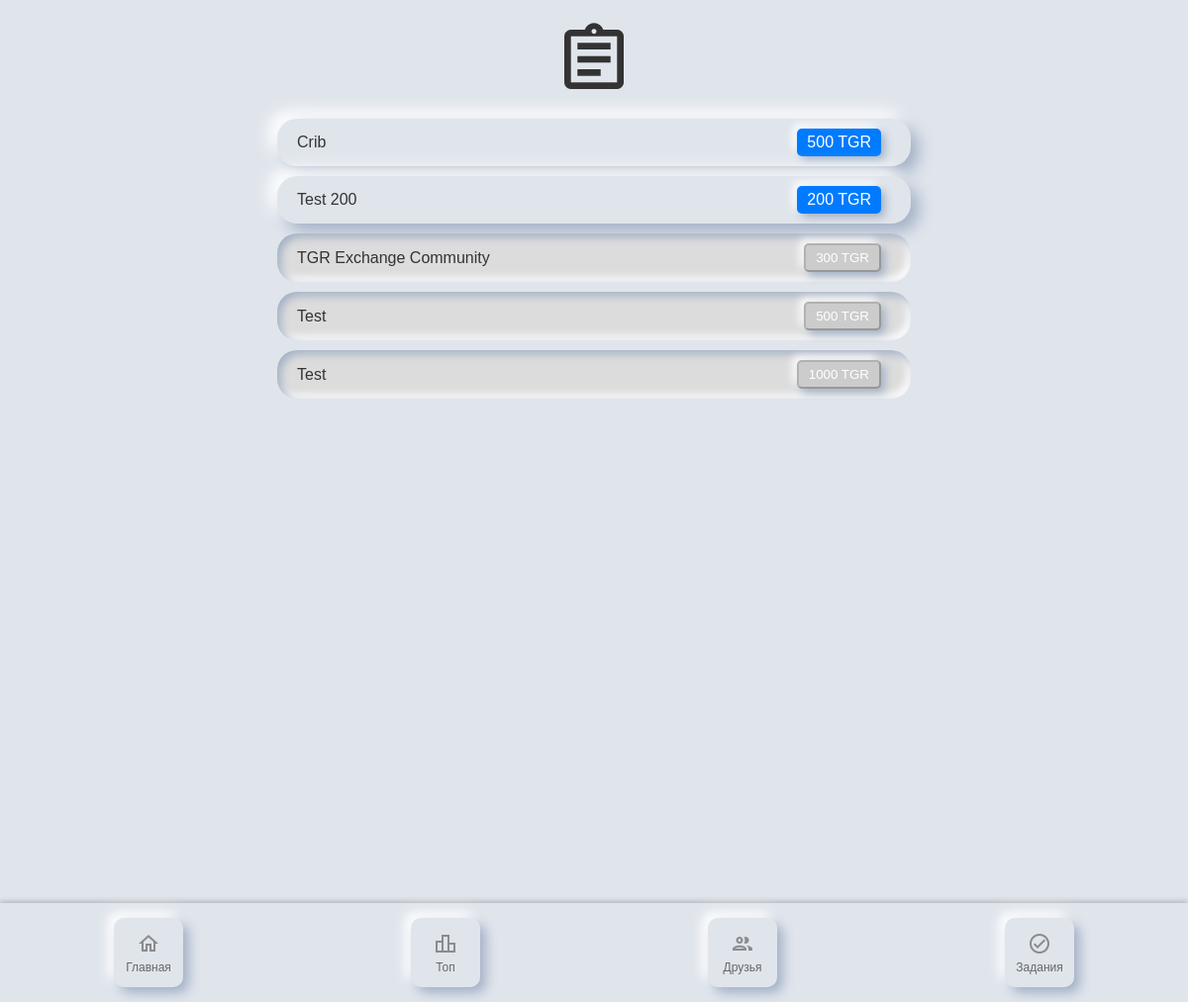
/tasks?tg_id=709228785, run on the app's committed database.
### tables this page shows
CREATE TABLE tasks (
            id INTEGER PRIMARY KEY AUTOINCREMENT,
            text TEXT NOT NULL,
            reward INTEGER NOT NULL,
            link TEXT NOT NULL,
            status TEXT DEFAULT 'active'
        );

### mini_app/app.py (the view)
@app.route('/tasks')
def tasks():
    tg_id = request.args.get('tg_id')
    user = get_user_by_tg_id(tg_id)
    lang = user[7] if user else 'en'
    translation = get_translation(lang)
    active_tasks = get_active_tasks()
    if not user:
        return redirect(url_for('start', tg_id=tg_id))
    completed_tasks = user[6].split(',') if user[6] else []
    available_tasks = [task for task in active_tasks if str(task[0]) not in completed_tasks]
    available_tasks_ids = ','.join(str(task[0]) for task in available_tasks)
    update_available_tasks(tg_id, available_tasks_ids)
    all_tasks = available_tasks + [task for task in active_tasks if str(task[0]) in completed_tasks]
    conn = sqlite3.connect('users.db')
    cursor = conn.cursor()
    task_statuses = {}
    for task in all_tasks:
        if str(task[0]) in completed_tasks:
            task_statuses[task[0]] = 'completed'
        else:
            cursor.execute('SELECT screen FROM task_check WHERE tg_id = ? AND task_id = ?', (tg_id, task[0]))
            record = cursor.fetchone()
            if record:
                task_statuses[task[0]] = 'screenshot' if record[0] else 'upload'
            else:
                task_statuses[task[0]] = 'link'
    conn.close()
    return render_template('tasks.html', available_tasks=all_tasks, task_statuses=task_statuses, tg_id=tg_id, translation=translation)

### mini_app/app.py (called while the page is built)
def get_translation(lang):
    if lang not in ['en', 'ru', 'es']:
        lang = 'en'
    lexicon_module = importlib.import_module(f'translations.LEXICON_{lang.upper()}')
    return lexicon_module.LEXICON

### mini_app/database.py (called while the page is built)
def get_user_by_tg_id(tg_id):
    conn = sqlite3.connect('users.db')
    cursor = conn.cursor()
    cursor.execute('SELECT * FROM users WHERE tg_id = ?', (tg_id,))
    user = cursor.fetchone()
    conn.close()
    return user

def get_active_tasks():
    conn = sqlite3.connect('users.db')
    cursor = conn.cursor()
    cursor.execute('SELECT * FROM tasks WHERE status = "active"')
    tasks = cursor.fetchall()
    conn.close()
    return tasks

def update_available_tasks(tg_id, available_tasks):
    conn = sqlite3.connect('users.db')
    cursor = conn.cursor()
    cursor.execute('UPDATE users SET available_tasks = ? WHERE tg_id = ?', (available_tasks, tg_id))
    conn.commit()
    conn.close()

### mini_app/templates/tasks.html (shortened to what this page needs)
<!DOCTYPE html>
<html lang="en">
<head>
    <link rel="stylesheet" href="{{ url_for('static', filename='css/tasks.css') }}">
</head>
<body>
    <div class="container">
        <div class="header">
            <span class="material-icons-outlined" style="font-size: 5em;">assignment</span>
        </div>
        <div class="tasks-list">
            {% for task in available_tasks %}
                <div class="task-item {% if task_statuses[task[0]] == 'completed' %}completed{% endif %}">
                    <span class="task-text">{{ task[1] }}</span>
                    <div class="task-actions">
                        {% if task_statuses[task[0]] == 'link' %}
                            <a href="{{ task[3] }}" class="task-link" onclick="recordTaskCheck(event, '{{ tg_id }}', '{{ task[0] }}', '{{ task[2] }}', '{{ task[3] }}')">{{ task[2] }} {{ translation['currency'] }}</a>
                        {% elif task_statuses[task[0]] == 'screenshot' %}
                            <button class="loading-button" id="loading-{{ task[0] }}">
                                <span class="dot">.</span>
                                <span class="dot">.</span>
                                <span class="dot">.</span>
                            </button>
                        {% elif task_statuses[task[0]] == 'completed' %}
                            <button class="task-completed-button" disabled>{{ task[2] }} {{ translation['currency'] }}</button>
                        {% endif %}
                    </div>
                </div>
            {% endfor %}
        </div>
    </div>
    <div class="bottom-nav">
        <div class="nav-item" data-target="/main">
            <span>{{ translation['home'] }}</span>
        </div>
        <div class="nav-item" data-target="/leaderboard">
            <span>{{ translation['leaderboard'] }}</span>
        </div>
        <div class="nav-item" data-target="/friends">
            <span>{{ translation['friends'] }}</span>
        </div>
        <div class="nav-item" data-target="/tasks">
            <span>{{ translation['tasks'] }}</span>
        </div>
    </div>
    <div class="bottom-nav">
        <div class="nav-item" data-target="/main">
            <span class="material-icons-outlined">home</span>
            <span>{{ translation['home'] }}</span>
        </div>
        <div class="nav-item" data-target="/leaderboard">
            <span class="material-icons-outlined">leaderboard</span>
            <span>{{ translation['leaderboard'] }}</span>
        </div>
        <div class="nav-item" data-target="/friends">
            <span class="material-icons-outlined">group</span>
            <span>{{ translation['friends'] }}</span>
        </div>
        <div class="nav-item" data-target="/tasks">
            <span class="material-icons-outlined">check_circle_outline</span>
            <span>{{ translation['tasks'] }}</span>
        </div>
    </div>
</body>
</html>

### mini_app/static/css/tasks.css (style rules this page uses)
body { font-family: Arial, Helvetica, sans-serif; background-color: #e0e5ec; display: flex; flex-direction: column; justify-content: space-between; height: 100vh; margin: 0; padding: 0; color: #333; }
.container { text-align: center; padding: 20px; flex: 1; overflow-y: auto; padding-bottom: 50%; }
.header { display: flex; justify-content: center; align-items: center; margin-bottom: 20px; }
.tasks-list { display: flex; flex-direction: column; align-items: center; }
.task-item { display: flex; justify-content: space-between; align-items: center; background: #e0e5ec; border-radius: 20px; padding: 10px 20px; box-shadow: 8px 8px 16px #a3b1c6, -8px -8px 16px #ffffff; margin-bottom: 10px; width: 90%; max-width: 600px; }
.task-item.completed { background: #dcdcdc; box-shadow: inset 4px 4px 8px #a3b1c6, inset -4px -4px 8px #ffffff; }
.task-text { flex: 1; text-align: left; }
.task-actions { display: flex; align-items: center; }
.task-link, .upload-label, .task-completed-button { background-color: #007bff; color: white; padding: 5px 10px; border-radius: 5px; text-decoration: none; box-shadow: 4px 4px 8px #a3b1c6, -4px -4px 8px #ffffff; transition: background-color 0.3s ease; margin-right: 10px; }
.task-completed-button { cursor: not-allowed; background-color: #cccccc; }
.bottom-nav { display: flex; justify-content: space-around; align-items: center; background-color: #e0e5ec; padding: 10px 0; position: fixed; width: 100%; bottom: 0; left: 0; box-shadow: 0px -2px 5px rgba(0, 0, 0, 0.1); }
.nav-item { display: flex; flex-direction: column; align-items: center; justify-content: center; text-align: center; color: #333; font-size: 12px; transition: transform 0.2s; background: #e0e5ec; border-radius: 10px; box-shadow: 6px 6px 12px #a3b1c6, -6px -6px 12px #ffffff; padding: 10px; width: 50px; height: 50px; margin: 5px; }
.nav-item .material-icons-outlined { font-size: 24px; margin-bottom: 5px; color: #666; }
.nav-item span { opacity: 0.7; }

### data on the page
tasks: text "Crib", reward "500"
tasks: text "Test 200", reward "200"
tasks: text "TGR Exchange Community", reward "300"
tasks: text "Test", reward "500"
tasks: text "Test", reward "1000"

### other printed values
{{ translation['home'] }} "Главная"
{{ translation['leaderboard'] }} "Топ"
{{ translation['friends'] }} "Друзья"
{{ translation['tasks'] }} "Задания"
